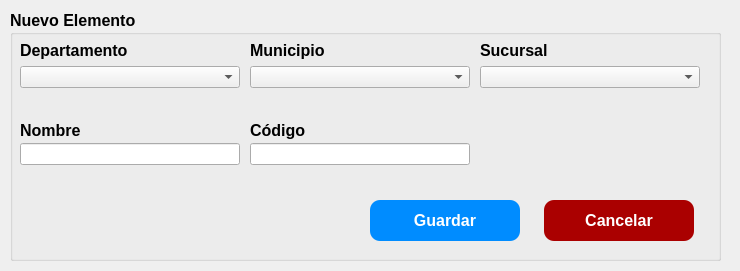
<?xml version="1.0" encoding="UTF-8"?>
<ui version="4.0">
 <class>FrmAddModulo</class>
 <widget class="QWidget" name="FrmAddModulo">
  <property name="windowModality">
   <enum>Qt::WindowModality::WindowModal</enum>
  </property>
  <property name="geometry">
   <rect>
    <x>0</x>
    <y>0</y>
    <width>740</width>
    <height>271</height>
   </rect>
  </property>
  <property name="minimumSize">
   <size>
    <width>740</width>
    <height>270</height>
   </size>
  </property>
  <property name="maximumSize">
   <size>
    <width>750</width>
    <height>300</height>
   </size>
  </property>
  <property name="windowTitle">
   <string>Form</string>
  </property>
  <widget class="QGroupBox" name="grbNuevo">
   <property name="geometry">
    <rect>
     <x>10</x>
     <y>10</y>
     <width>711</width>
     <height>251</height>
    </rect>
   </property>
   <property name="font">
    <font>
     <pointsize>12</pointsize>
     <bold>true</bold>
    </font>
   </property>
   <property name="autoFillBackground">
    <bool>false</bool>
   </property>
   <property name="title">
    <string>Nuevo Elemento</string>
   </property>
   <widget class="QLabel" name="label">
    <property name="geometry">
     <rect>
      <x>10</x>
      <y>30</y>
      <width>121</width>
      <height>21</height>
     </rect>
    </property>
    <property name="text">
     <string>Departamento</string>
    </property>
   </widget>
   <widget class="QComboBox" name="cboDepartamento">
    <property name="geometry">
     <rect>
      <x>10</x>
      <y>56</y>
      <width>220</width>
      <height>22</height>
     </rect>
    </property>
   </widget>
   <widget class="QComboBox" name="cboMunicipio">
    <property name="geometry">
     <rect>
      <x>240</x>
      <y>56</y>
      <width>220</width>
      <height>22</height>
     </rect>
    </property>
   </widget>
   <widget class="QLabel" name="label_2">
    <property name="geometry">
     <rect>
      <x>240</x>
      <y>30</y>
      <width>121</width>
      <height>21</height>
     </rect>
    </property>
    <property name="text">
     <string>Municipio</string>
    </property>
   </widget>
   <widget class="QLabel" name="label_3">
    <property name="geometry">
     <rect>
      <x>470</x>
      <y>30</y>
      <width>121</width>
      <height>21</height>
     </rect>
    </property>
    <property name="text">
     <string>Sucursal</string>
    </property>
   </widget>
   <widget class="QComboBox" name="cboSucursal">
    <property name="geometry">
     <rect>
      <x>470</x>
      <y>56</y>
      <width>220</width>
      <height>22</height>
     </rect>
    </property>
   </widget>
   <widget class="QLabel" name="label_4">
    <property name="geometry">
     <rect>
      <x>10</x>
      <y>110</y>
      <width>121</width>
      <height>21</height>
     </rect>
    </property>
    <property name="text">
     <string>Nombre</string>
    </property>
   </widget>
   <widget class="QLineEdit" name="txtNombre">
    <property name="geometry">
     <rect>
      <x>10</x>
      <y>133</y>
      <width>220</width>
      <height>22</height>
     </rect>
    </property>
   </widget>
   <widget class="QLineEdit" name="txtCodigo">
    <property name="geometry">
     <rect>
      <x>240</x>
      <y>133</y>
      <width>220</width>
      <height>22</height>
     </rect>
    </property>
   </widget>
   <widget class="QLabel" name="label_5">
    <property name="geometry">
     <rect>
      <x>240</x>
      <y>110</y>
      <width>121</width>
      <height>21</height>
     </rect>
    </property>
    <property name="text">
     <string>Código</string>
    </property>
   </widget>
   <widget class="QPushButton" name="btnGuardar">
    <property name="geometry">
     <rect>
      <x>360</x>
      <y>190</y>
      <width>150</width>
      <height>41</height>
     </rect>
    </property>
    <property name="styleSheet">
     <string notr="true">border-radius:10px;
background-color: rgb(0, 140, 255);
font: 700 12pt &quot;Segoe UI&quot;;
color: rgb(255, 255, 255);</string>
    </property>
    <property name="text">
     <string>Guardar</string>
    </property>
   </widget>
   <widget class="QPushButton" name="btnCancelar">
    <property name="geometry">
     <rect>
      <x>534</x>
      <y>190</y>
      <width>150</width>
      <height>41</height>
     </rect>
    </property>
    <property name="styleSheet">
     <string notr="true">border-radius:10px;
background-color: rgb(170, 0, 0);
font: 700 12pt &quot;Segoe UI&quot;;
color: rgb(255, 255, 255);</string>
    </property>
    <property name="text">
     <string>Cancelar</string>
    </property>
   </widget>
  </widget>
 </widget>
 <resources/>
 <connections/>
</ui>
